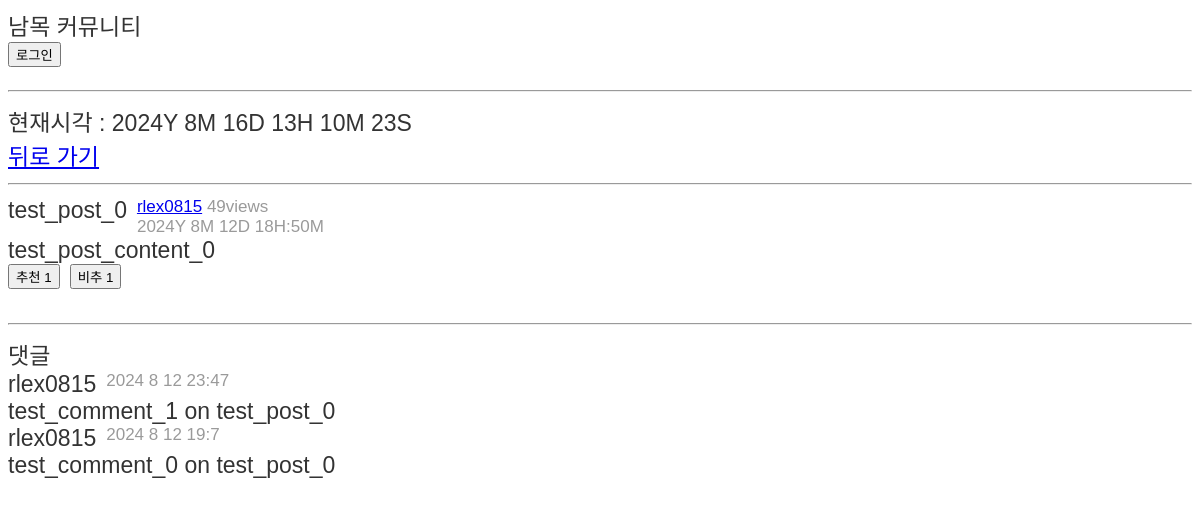
The page /NHSApp/1/ on the database its author committed.
### NHSApp/models.py (models this page shows, shortened)
class Post(models.Model):
    author= models.ForeignKey('auth.User', on_delete=models.CASCADE)
    title=models.CharField(max_length=50)
    content=models.TextField()
    pub_date=models.DateTimeField(auto_now_add=True)
    comment_num=models.IntegerField(default=0)
    upvote=models.ManyToManyField(User, related_name='upvoted_posts',blank=True)
    downvote=models.ManyToManyField(User, related_name='downvoted_posts',blank=True)
    views=models.IntegerField(default=0)
    def total_upvotes(self):
        return self.upvote.count()
    def total_downvotes(self):
        return self.downvote.count()

class Comment(models.Model):
    post=models.ForeignKey(Post, on_delete=models.CASCADE)
    author=models.ForeignKey('auth.User', on_delete=models.CASCADE)
    content=models.TextField()
    pub_date=models.DateTimeField(auto_now_add=True)

### NHSApp/views/post_index.py (the view)
# urls.py: path('<int:post_id>/',post_index_view, name='post_index_view'),
def post_index_view(request, post_id):
    post=Post.objects.get(pk=post_id)
    post.views+=1
    post.save()
    comment_list=list(Comment.objects.filter(post=post).order_by('-pub_date'))
    context={
        'now':time.localtime(time.time()),
        'user':request.user,
        'post':post,
        'comment_list':comment_list
    }
    return render(request, 'NHSApp/post_index.html', context)

### NHSApp/templates/NHSApp/post_index.html (shortened to what this page needs)
<html lang="en">
    <head>
        {%load static%}
        <link rel="stylesheet" href="{%static 'NHSApp/css/style.css'%}">
    </head>
    <body class="big-font">
        <div>남목 커뮤니티</div>
        {%if user.is_authenticated%}
            <form method="post" action="{%url 'logout_view'%}">
                {%csrf_token%}
                <button type="submit">로그아웃</button>
            </form>
            <div>현재 계정</div>
            <a href="/NHSApp/account/{{user.username}}">{{user.username}}</a>
            {%else%}
            <form method="post" action="{%url 'login_view'%}">
                <button type="submit">로그인</button>
            </form>
        {%endif%}
        <hr>
        <div>현재시각 : {{now.tm_year}}Y {{now.tm_mon}}M {{now.tm_mday}}D {{now.tm_hour}}H {{now.tm_min}}M {{now.tm_sec}}S</div>
        <div><a href="/NHSApp/">뒤로 가기</a></div>
        <hr>
        <div class="parent">
            <div class="child">{{post.title}}</div>
            <div class="small-font">
                <div><a href="/NHSApp/account/{{post.author}}">{{post.author}}</a> {{post.views}}views</div>
                <div>
                    {{post.pub_date.year}}Y {{post.pub_date.month}}M {{post.pub_date.day}}D
                    {{post.pub_date.hour}}H:{{post.pub_date.minute}}M
                </div>
            </div>
        </div>
        <div>{{post.content}}</div>
        <div class="parent">
            <form method="post" action="{%url 'upvote_post_view' post.id%}">
                <button class="child" type="submit">추천 {{post.total_upvotes}}</button>
            </form>
            <form method="post" action="{%url 'downvote_post_view' post.id%}">
                <button class="child" type="submit">비추 {{post.total_downvotes}}</button>
            </form>
        </div>
        <hr>
        <div>댓글</div>
        {%for comment in comment_list%}
        <div class="parent">
            <div class="child">{{comment.author}}</div>
            <div class="child small-font">
                {{comment.pub_date.year}}
                {{comment.pub_date.month}}
                {{comment.pub_date.day}}
                {{comment.pub_date.hour}}:{{comment.pub_date.minute}}
            </div>
        </div>
        <div>
            {{comment.content}}
        </div>
        {%endfor%}
    </body>
</html>

### NHSApp/static/NHSApp/css/style.css (style rules this page uses)
.big-font { font-family: 'Arial', sans-serif; font-size: 23px; color: #333; }
.small-font { font-family: 'Arial', sans-serif; font-size: 17px; color: #9a9a9a; }
.parent { display: flex; gap: 10px; }
.child { flex-grow: 0; flex-shrink: 0; text-align: left; }

### rows shown on the page
Post: title "test_post_0", author "rlex0815", views "49", pub_date.year "2024", pub_date.month "8", pub_date.day "12", pub_date.hour "18", pub_date.minute "50", content "test_post_content_0", total_upvotes "1", total_downvotes "1"
Comment: author "rlex0815", pub_date.year "2024", pub_date.month "8", pub_date.day "12", pub_date.hour "23", pub_date.minute "47", content "test_comment_1 on test_post_0"
Comment: author "rlex0815", pub_date.year "2024", pub_date.month "8", pub_date.day "12", pub_date.hour "19", pub_date.minute "7", content "test_comment_0 on test_post_0"

### other values the page prints
{{ now.tm_year }} "2024"
{{ now.tm_mon }} "8"
{{ now.tm_mday }} "16"
{{ now.tm_hour }} "13"
{{ now.tm_min }} "10"
{{ now.tm_sec }} "23"
